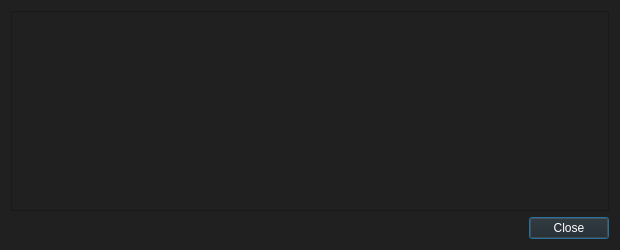
<?xml version="1.0" encoding="UTF-8"?>
<ui version="4.0">
 <class>AdrenalineNodeConfigDialog</class>
 <widget class="QDialog" name="AdrenalineNodeConfigDialog">
  <property name="geometry">
   <rect>
    <x>0</x>
    <y>0</y>
    <width>620</width>
    <height>250</height>
   </rect>
  </property>
  <property name="windowTitle">
   <string>Master Node Configuration Template</string>
  </property>
  <property name="styleSheet">
   <string notr="true">background-color: rgb(32, 32, 32);
color: rgb(255, 255, 255);</string>
  </property>
  <layout class="QVBoxLayout" name="verticalLayout">
   <item>
    <widget class="QTextEdit" name="detailText">
     <property name="font">
      <font>
       <pointsize>10</pointsize>
      </font>
     </property>
     <property name="toolTip">
      <string>&lt;html&gt;&lt;head/&gt;&lt;body&gt;&lt;p&gt;This pane shows an example TokenOfDigitalMoney.conf template with the necessary masternode settings.&lt;/p&gt;&lt;/body&gt;&lt;/html&gt;</string>
     </property>
     <property name="readOnly">
      <bool>true</bool>
     </property>
    </widget>
   </item>
   <item>
    <widget class="QDialogButtonBox" name="buttonBox">
     <property name="font">
      <font>
       <pointsize>10</pointsize>
      </font>
     </property>
     <property name="orientation">
      <enum>Qt::Horizontal</enum>
     </property>
     <property name="standardButtons">
      <set>QDialogButtonBox::Close</set>
     </property>
    </widget>
   </item>
  </layout>
 </widget>
 <resources/>
 <connections>
  <connection>
   <sender>buttonBox</sender>
   <signal>accepted()</signal>
   <receiver>AdrenalineNodeConfigDialog</receiver>
   <slot>accept()</slot>
   <hints>
    <hint type="sourcelabel">
     <x>248</x>
     <y>254</y>
    </hint>
    <hint type="destinationlabel">
     <x>157</x>
     <y>274</y>
    </hint>
   </hints>
  </connection>
  <connection>
   <sender>buttonBox</sender>
   <signal>rejected()</signal>
   <receiver>AdrenalineNodeConfigDialog</receiver>
   <slot>reject()</slot>
   <hints>
    <hint type="sourcelabel">
     <x>316</x>
     <y>260</y>
    </hint>
    <hint type="destinationlabel">
     <x>286</x>
     <y>274</y>
    </hint>
   </hints>
  </connection>
 </connections>
</ui>
